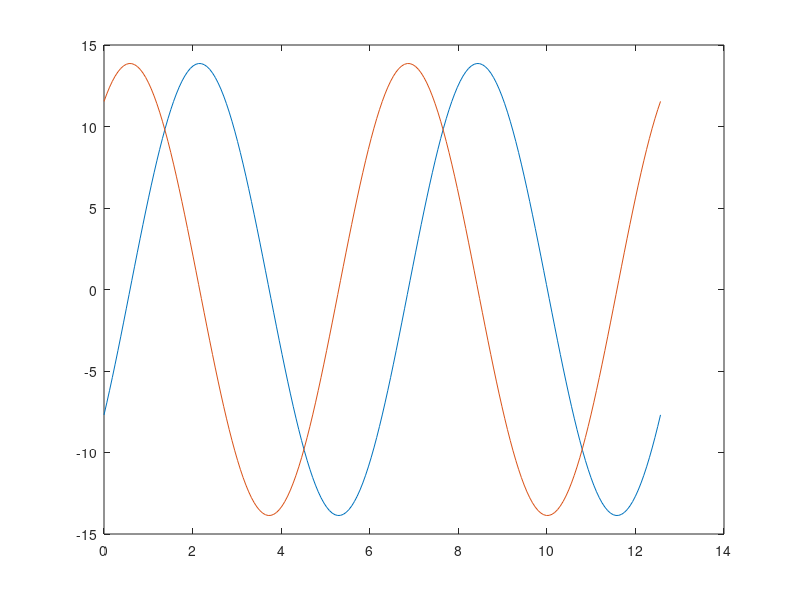

The MATLAB script that drew this image:
clc
clear

output_precision(4);

# msg = msgbox("Lq'' + Rq' + 1/C q = V sin(wt)\nq(0)=0\ti(o)=0", "Calculadora");
# uiwait(msg);

prompt = {"R(Ohms)", "L(Henrios)", "C(Faradios)", "V(Volts)", "w(rad/s)"};
defaults = {"2.0", "1.0", "0.25", "50.0", "1.0"};
rowscols = [1,30; 1,30; 1,30; 1,30; 1,30];
in = inputdlg (prompt, "Ingrese los valores del circuito en serie",
      rowscols, defaults);

R = 0; L = 0; C = 0; V = 0; w = 0;

if (isempty (in))
   errordlg ('Evaluación cancelada', 'Atención');
   error("Evaluación cancelada por el usuario")
endif

R = str2num(in{1})
L = str2num(in{2})
C = str2num(in{3})
V = str2num(in{4})
w = str2num(in{5})


if (R == 0 || L == 0 || C == 0 || V == 0 || w == 0)
   errordlg ('Evaluación cancelada', 'Atención');
   error("No puede colocar valores iguales a 0")
endif

% Suponinedo que q_p(t) = A sen wt + B cos wt
% Como se vio en la semana 10 Circuitos en serie análogos



X = L.*w - 1./(C.*w)   % Reactancia
Z = sqrt(X.^2 + R.^2)  % Impedancia
A = -((V.*X)./(w.*Z.^2))
B = -((V.*R)./(w.*Z.^2))

T = (2.*pi)./w; % periodo
t = 0:(T./100):(2.*T);

qp = A.*sin(w.*t) + B.*cos(w.*t);
display(strcat(
        "qp = (",num2str(A),") sin(",num2str(w),"t) + (",
        num2str(B),") cos(",num2str(w),"t)"
        ));

ip = (V./Z) * ( (R./Z).*(sin(w.*t)) - (X./Z).*(cos(w.*t)));
display(strcat(
        "ip = ",num2str(V./Z),"((",num2str(R./Z),") sin(",num2str(w),"t) - (",
        num2str(X/Z),") cos(",num2str(w),"t))"
        ));

axis ([0 (2.*T) 0 (2.*T)])
plot(t, qp, t, ip);

